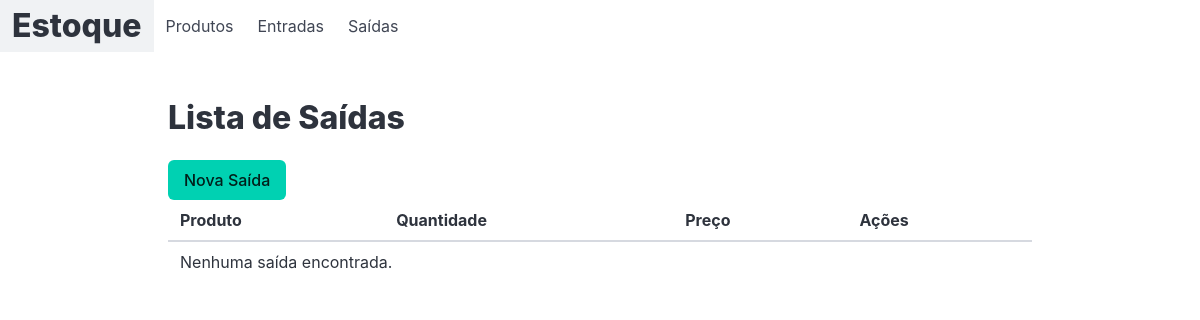
Page /saida/list_saida/ on the earlier database version.
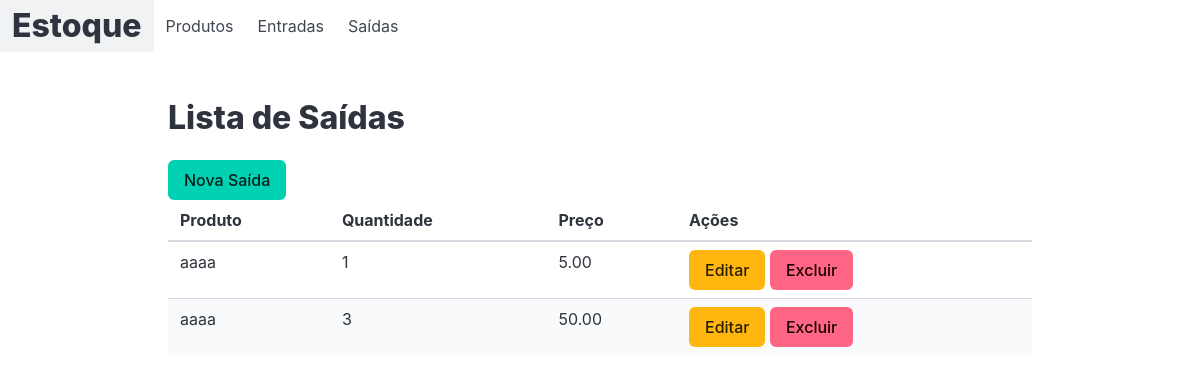
Same page on the later database version.
### saida/models.py (models this page shows)
class Saidas(models.Model):
    produto = models.ForeignKey(Produtos, on_delete=models.CASCADE, verbose_name='Produto')
    quantidade = models.IntegerField()
    preco = models.DecimalField(max_digits=8, decimal_places=2)
    criado = models.DateTimeField(auto_now_add=True)
    modificado = models.DateTimeField(auto_now=True)

### produto/models.py (models this page shows, shortened)
class Produtos(models.Model):
    produto = models.CharField('Produto', max_length=200)
    cor = models.ForeignKey(Cores, on_delete=models.PROTECT,verbose_name='Cor')
    descricao = models.TextField('Descrição', blank=True)
    preco = models.DecimalField('Preço', decimal_places=2,max_digits=8, default=0)
    quantidade = models.IntegerField('Quantidade', default=0)
    criado = models.DateTimeField('Criado em',auto_now_add=True)
    modificado = models.DateTimeField('Modificado em',auto_now=True)
    def __str__(self):
        return self.produto
    class Meta:
        verbose_name = 'Produto'
        verbose_name_plural = 'Produtos'
        ordering = ['-produto']

### saida/views.py (the view)
# urls.py: path('list_saida/', list_saida, name='list_saida'),
def list_saida(request):
    saidas = Saidas.objects.all()
    template_name = 'list_saida.html'
    context = {'saidas': saidas}
    return render(request, template_name, context)

### saida/templates/list_saida.html (shortened to what this page needs)
{% extends 'base.html' %}
{% block product %}
<section class="section">
    <div class="container">
        <h1 class="title">Lista de Saídas</h1>
        <a class="button is-primary" href="{% url 'saida:new_saida' %}">Nova Saída</a>
        <table class="table is-striped is-fullwidth">
            <thead>
                <tr>
                    <th>Produto</th>
                    <th>Quantidade</th>
                    <th>Preço</th>
                    <th>Ações</th>
                </tr>
            </thead>
            <tbody>
                {% for saida in saidas %}
                <tr>
                    <td>{{ saida.produto }}</td>
                    <td>{{ saida.quantidade }}</td>
                    <td>{{ saida.preco }}</td>
                    <td>
                        <a class="button is-warning" href="{% url 'saida:update_saida' saida.pk %}">Editar</a>
                        <form action="{% url 'saida:delete_saida' saida.pk %}" method="POST" style="display:inline;">
                            <button class="button is-danger" type="submit">Excluir</button>
                        </form>
                    </td>
                </tr>
                {% empty %}
                <tr>
                    <td colspan="4">Nenhuma saída encontrada.</td>
                </tr>
                {% endfor %}
            </tbody>
        </table>
    </div>
</section>
{% endblock %}

Differences in the rows shown:
added Saidas: produto "aaaa", quantidade "1", preco "5.00"
added Saidas: produto "aaaa", quantidade "3", preco "50.00"
Other differences:
text no longer shown: "Nenhuma saída encontrada."
